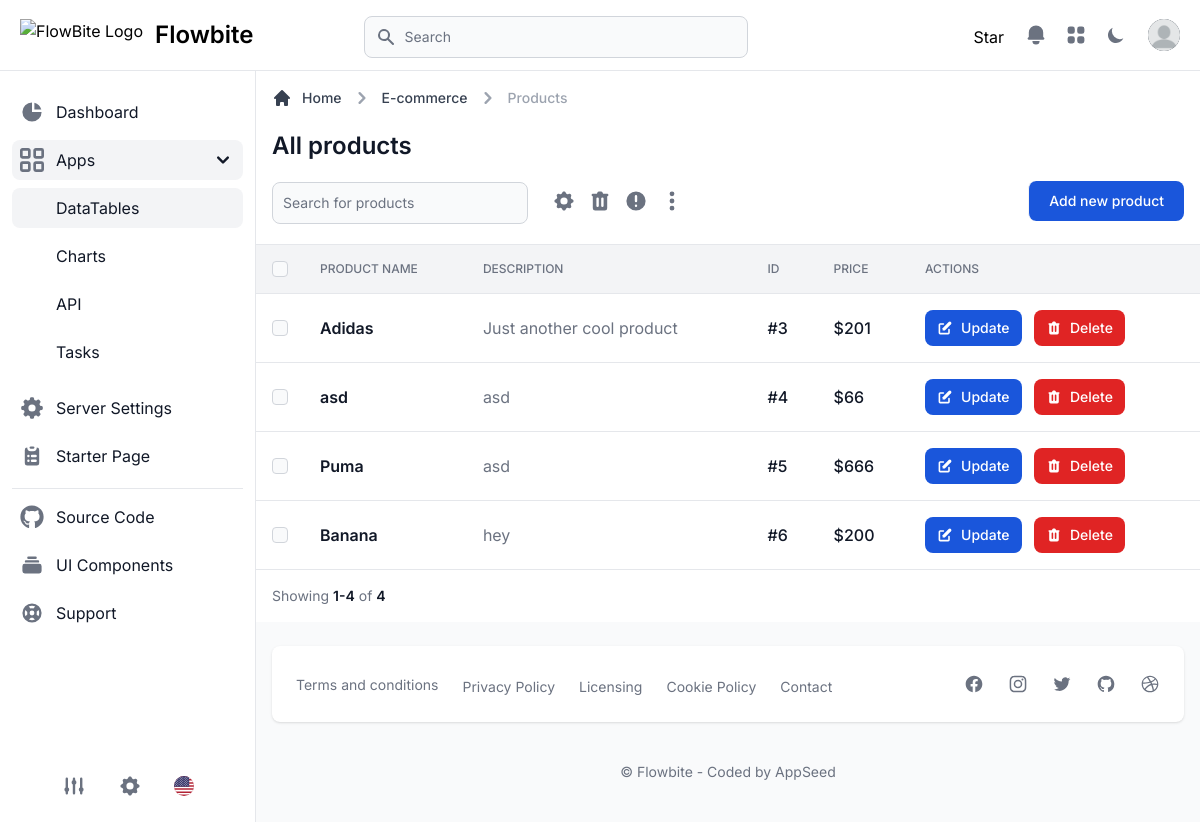
Before: /tables/ with the older database file.
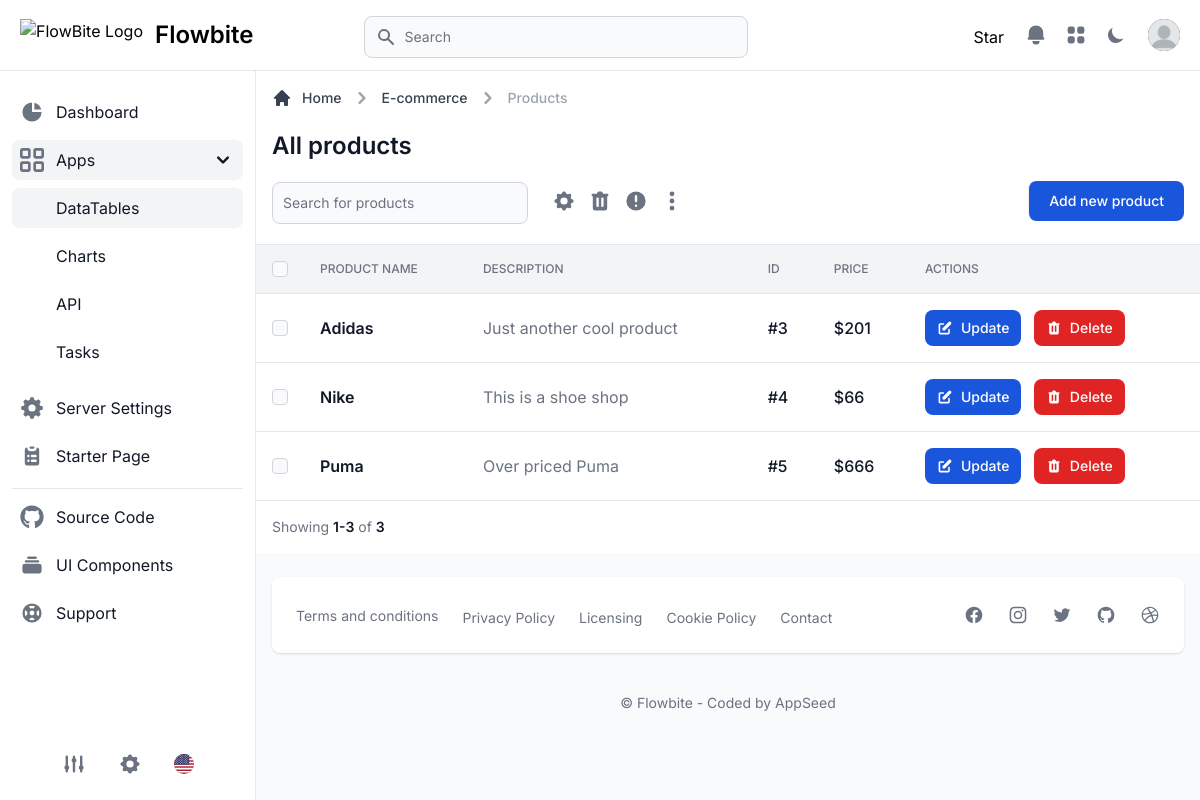
After: the same page with the newer database file.
### apps/common/models.py (models this page shows, shortened)
class Product(models.Model):
    id    = models.AutoField(primary_key=True)
    name  = models.CharField(max_length = 100)
    info  = models.CharField(max_length = 100, default = '')
    price = models.IntegerField(blank=True, null=True)

### apps/tables/views.py (the view)
# urls.py: path("", views.datatables, name="datatables"),
def datatables(request):
  filters = product_filter(request)
  product_list = Product.objects.filter(**filters)
  form = ProductForm()
  page = request.GET.get('page', 1)
  paginator = Paginator(product_list, 5)
  products = paginator.page(page)
  if request.method == 'POST':
      form = ProductForm(request.POST)
      if form.is_valid():
          return post_request_handling(request, form)
  context = {
    'segment'  : 'datatables',
    'parent'   : 'apps',
    'form'     : form,
    'products' : products
  }
  return render(request, 'apps/datatables.html', context)

### apps/tables/forms.py
class ProductForm(forms.ModelForm):
    class Meta:
        model = Product
        fields = '__all__'
    def __init__(self, *args, **kwargs):
        super(ProductForm, self).__init__(*args, **kwargs)
        for field_name, field in self.fields.items():
            self.fields[field_name].widget.attrs['placeholder'] = field.label
            self.fields[field_name].widget.attrs['class'] = 'bg-gray-50 border border-gray-300 text-gray-900 text-sm rounded-lg focus:ring-primary-600 focus:border-primary-600 block w-full p-2.5 dark:bg-gray-700 dark:border-gray-600 dark:placeholder-gray-400 dark:text-white dark:focus:ring-primary-500 dark:focus:border-primary-500'
            self.fields[field_name].widget.attrs['required'] = False

### apps/tables/utils.py (called while the page is built)
def product_filter(request):
    filter_string = {}
    filter_mappings = {
        'search': 'name__icontains'
    }
    for key in request.GET:
        if request.GET.get(key) and key != 'page':
            filter_string[filter_mappings[key]] = request.GET.get(key)
    return filter_string

### templates/apps/datatables.html (shortened to what the changed rows need)
{% extends "layouts/base.html" %}
{% load static %}
{% block content %}
<main>
  <div
    class="p-4 bg-white block sm:flex items-center justify-between border-b border-gray-200 lg:mt-1.5 dark:bg-gray-800 dark:border-gray-700">
    <div class="w-full mb-1">
      <div class="mb-4">
        <h1 class="text-xl font-semibold text-gray-900 sm:text-2xl dark:text-white">All products</h1>
      </div>
    </div>
  </div>
  <div class="flex flex-col">
    <div class="overflow-x-auto">
      <div class="inline-block min-w-full align-middle">
        <div class="overflow-hidden shadow">
          <table class="min-w-full divide-y divide-gray-200 table-fixed dark:divide-gray-600">
            <thead class="bg-gray-100 dark:bg-gray-700">
              <tr>
                <th scope="col" class="p-4">
                  <div class="flex items-center">
                    <input id="checkbox-all" aria-describedby="checkbox-1" type="checkbox"
                      class="w-4 h-4 border-gray-300 rounded bg-gray-50 focus:ring-3 focus:ring-primary-300 dark:focus:ring-primary-600 dark:ring-offset-gray-800 dark:bg-gray-700 dark:border-gray-600">
                  </div>
                </th>
                <th scope="col" class="p-4 text-xs font-medium text-left text-gray-500 uppercase dark:text-gray-400">
                  Product Name
                </th>
                <th scope="col" class="p-4 text-xs font-medium text-left text-gray-500 uppercase dark:text-gray-400">
                  Description
                </th>
                <th scope="col" class="p-4 text-xs font-medium text-left text-gray-500 uppercase dark:text-gray-400">
                  ID
                </th>
                <th scope="col" class="p-4 text-xs font-medium text-left text-gray-500 uppercase dark:text-gray-400">
                  Price
                </th>
                <th scope="col" class="p-4 text-xs font-medium text-left text-gray-500 uppercase dark:text-gray-400">
                  Actions
                </th>
              </tr>
            </thead>
            <tbody class="bg-white divide-y divide-gray-200 dark:bg-gray-800 dark:divide-gray-700">
              {% for product in products %}
              <tr class="hover:bg-gray-100 dark:hover:bg-gray-700">
                <td class="w-4 p-4">
                  <div class="flex items-center">
                    <input id="checkbox-194556" aria-describedby="checkbox-1" type="checkbox"
                      class="w-4 h-4 border-gray-300 rounded bg-gray-50 focus:ring-3 focus:ring-primary-300 dark:focus:ring-primary-600 dark:ring-offset-gray-800 dark:bg-gray-700 dark:border-gray-600">
                  </div>
                </td>
                <td class="p-4 text-sm font-normal text-gray-500 whitespace-nowrap dark:text-gray-400">
                  <div class="text-base font-semibold text-gray-900 dark:text-white">{{ product.name }}</div>
                </td>
                <td
                  class="max-w-sm p-4 overflow-hidden text-base font-normal text-gray-500 truncate xl:max-w-xs dark:text-gray-400">
                  {{ product.info }}
                </td>
                <td class="p-4 text-base font-medium text-gray-900 whitespace-nowrap dark:text-white">
                  #{{ product.id }}</td>
                <td class="p-4 text-base font-medium text-gray-900 whitespace-nowrap dark:text-white">
                  ${{ product.price }}</td>
                <td class="p-4 space-x-2 whitespace-nowrap">
                  <button type="button" id="updateProductButton" data-drawer-target="drawer-update-product-default{{product.id}}"
                    data-drawer-show="drawer-update-product-default{{product.id}}" aria-controls="drawer-update-product-default{{product.id}}"
                    data-drawer-placement="right"
                    class="inline-flex items-center px-3 py-2 text-sm font-medium text-center text-white rounded-lg bg-blue-700 hover:bg-blue-800 focus:ring-4 focus:ring-primary-300 dark:bg-blue-600 dark:hover:bg-blue-700 dark:focus:ring-primary-800">
                    Update
                  </button>
                  <button type="button" id="deleteProductButton" data-drawer-target="drawer-delete-product-default{{product.id}}"
                    data-drawer-show="drawer-delete-product-default{{product.id}}" aria-controls="drawer-delete-product-default{{product.id}}"
                    data-drawer-placement="right"
                    class="inline-flex items-center px-3 py-2 text-sm font-medium text-center text-white bg-red-600 rounded-lg hover:bg-red-800 focus:ring-4 focus:ring-red-300 dark:focus:ring-red-900">
                    Delete
                  </button>
                </td>
              </tr>
              {% endfor %}
            </tbody>
          </table>
        </div>
      </div>
    </div>
  </div>
  <div
    class="sticky bottom-0 right-0 items-center w-full p-4 bg-white border-t border-gray-200 flex justify-between dark:bg-gray-800 dark:border-gray-700">
    <div class="flex items-center mb-4 sm:mb-0">
      <span class="text-sm font-normal text-gray-500 dark:text-gray-400">Showing <span
          class="font-semibold text-gray-900 dark:text-white">{{ products.start_index }}-{{ products.end_index }}</span> of <span
          class="font-semibold text-gray-900 dark:text-white">{{ products.paginator.count }}</span></span>
    </div>
  </div>
</main>
{% endblock content %}

Changed rows visible on the page:
removed Product: name "Banana", info "hey", id "6", price "200"
changed Product id 4: name "asd" → "Nike"; info "asd" → "This is a shoe shop"
changed Product "Puma": info "asd" → "Over priced Puma"
Other visible differences:
{{ products.end_index }}: "4" → "3"
{{ products.paginator.count }}: "4" → "3"
